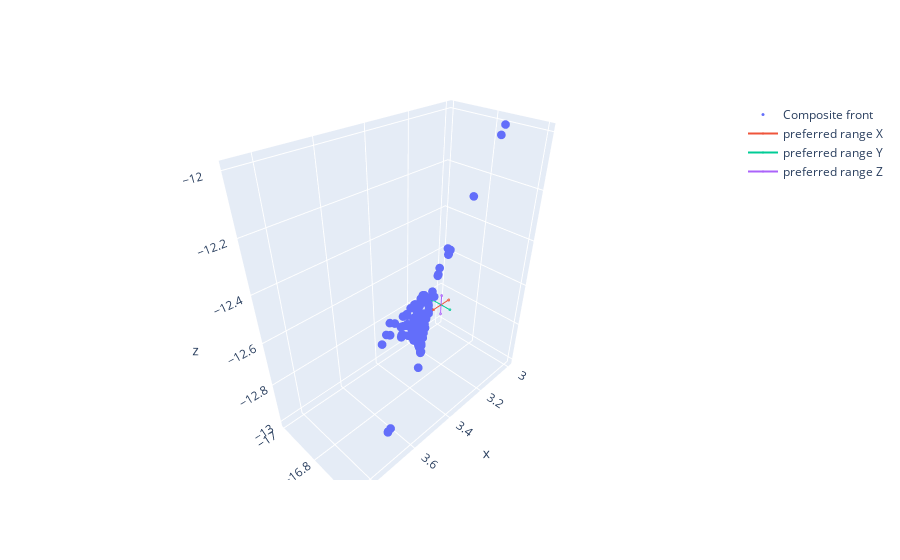

The notebook cell this image was saved under:
### Code cell
range, rp = gp.generateRanges4learning(base)
print(range)
print(rp)
visualize_3D_front_range(base.composite_front, range, rp)
